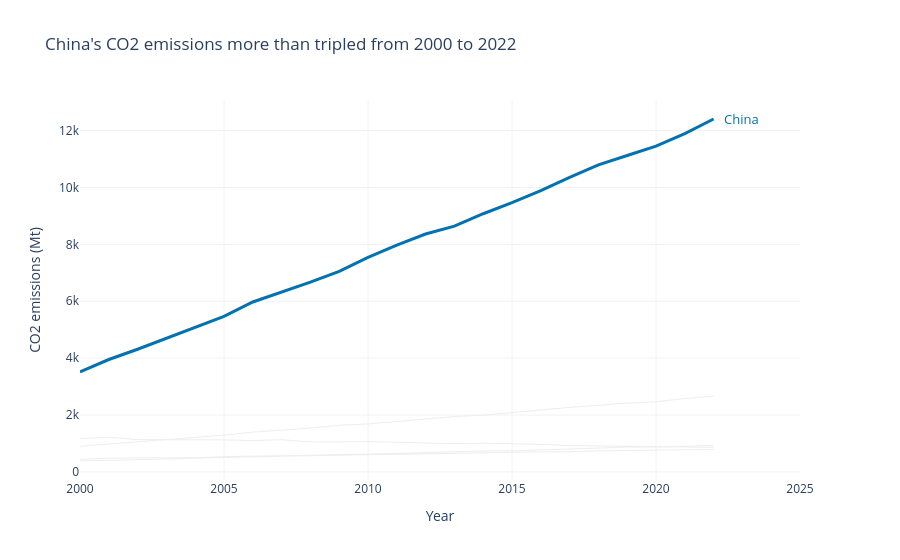

The cell this chart's notebook holds for it:
### Markdown cell above
---
## Task 2 — A line chart showing CO2 emissions over time for all Asian countries in the dataset, with one country highlighted.

**same requirements as Task1**

### Code cell
# Task — Multi-series line with highlight
# YOUR CODE HERE
asia_df = df[df["Region"] == "Asia"]
highlight_country = "China"
highlight_color = "#0072B2"

fig = go.Figure()

# Draw all other Asian countries in grey
for country in asia_df["Country"].unique():
    if country == highlight_country:
        continue

    country_data = asia_df[asia_df["Country"] == country].sort_values("Year")
    fig.add_trace(go.Scatter(
        x=country_data["Year"],
        y=country_data["CO2_Mt"],
        mode="lines",
        line=dict(color="#EEEEEE", width=1),
        showlegend=False,
        hovertemplate=(
            f"{country}<br>Year: %{{x}}"
            "<br>CO2 emissions: %{y:,.0f} Mt<extra></extra>"
        ),
    ))

# Draw China in colour on top
highlighted = (
    asia_df[asia_df["Country"] == highlight_country]
    .sort_values("Year")
)

fig.add_trace(go.Scatter(
    x=highlighted["Year"],
    y=highlighted["CO2_Mt"],
    mode="lines",
    line=dict(color=highlight_color, width=3),
    showlegend=False,
    hovertemplate=(
        "China<br>Year: %{x}"
        "<br>CO2 emissions: %{y:,.0f} Mt<extra></extra>"
    ),
))

# Label China at the end of its line
fig.add_annotation(
    x=highlighted["Year"].iloc[-1],
    y=highlighted["CO2_Mt"].iloc[-1],
    text=highlight_country,
    showarrow=False,
    xshift=8,
    xanchor="left",
    font=dict(color=highlight_color, size=13),
)

fig.update_layout(
    title="China's CO2 emissions more than tripled from 2000 to 2022",
    xaxis_title="Year",
    yaxis_title="CO2 emissions (Mt)",
    template="plotly_white",
    showlegend=False,
    margin=dict(r=100),
)

fig.update_xaxes(
    range=[asia_df["Year"].min(), asia_df["Year"].max() + 3],
    showline=False,
    zeroline=False,
    gridcolor="#F2F2F2",
)
fig.update_yaxes(
    showline=False,
    zeroline=False,
    gridcolor="#F2F2F2",
)

fig.show()

### Figure 1 — Plotly figure (JSON) as saved in the notebook; plotly's stock layout.template omitted (floating-point values rounded to 4 significant figures)
{"data": [{"hovertemplate": "India<br>Year: %{x}<br>CO2 emissions: %{y:,.0f} Mt<extra></extra>", "line": {"color": "#EEEEEE", "width": 1}, "mode": "lines", "showlegend": false, "type": "scatter", "x": [2000, 2001, 2002, 2003, 2004, 2005, 2006, 2007, 2008, 2009, 2010, 2011, 2012, 2013, 2014, 2015, 2016, 2017, 2018, 2019, 2020, 2021, 2022], "y": [901.6, 974.6, 1056.0, 1146.0, 1205.0, 1291.0, 1396.0, 1466.0, 1542.0, 1637.0, 1687.0, 1774.0, 1865.0, 1945.0, 1994.0, 2092.0, 2177.0, 2267.0, 2345.0, 2419.0, 2466.0, 2580.0, 2661.0]}, {"hovertemplate": "Japan<br>Year: %{x}<br>CO2 emissions: %{y:,.0f} Mt<extra></extra>", "line": {"color": "#EEEEEE", "width": 1}, "mode": "lines", "showlegend": false, "type": "scatter", "x": [2000, 2001, 2002, 2003, 2004, 2005, 2006, 2007, 2008, 2009, 2010, 2011, 2012, 2013, 2014, 2015, 2016, 2017, 2018, 2019, 2020, 2021, 2022], "y": [1166.0, 1220.0, 1136.0, 1131.0, 1151.0, 1127.0, 1101.0, 1133.0, 1050.0, 1061.0, 1064.0, 1042.0, 1005.0, 990.9, 1010.0, 996.6, 967.4, 925.1, 916.6, 914.5, 902.8, 898.1, 865.1]}, {"hovertemplate": "South Korea<br>Year: %{x}<br>CO2 emissions: %{y:,.0f} Mt<extra></extra>", "line": {"color": "#EEEEEE", "width": 1}, "mode": "lines", "showlegend": false, "type": "scatter", "x": [2000, 2001, 2002, 2003, 2004, 2005, 2006, 2007, 2008, 2009, 2010, 2011, 2012, 2013, 2014, 2015, 2016, 2017, 2018, 2019, 2020, 2021, 2022], "y": [438.1, 481.5, 490.6, 490.8, 494.6, 537.2, 539.0, 566.1, 570.0, 585.4, 595.9, 620.6, 631.1, 649.6, 646.2, 686.5, 704.0, 706.0, 738.5, 750.8, 755.8, 777.3, 789.5]}, {"hovertemplate": "Indonesia<br>Year: %{x}<br>CO2 emissions: %{y:,.0f} Mt<extra></extra>", "line": {"color": "#EEEEEE", "width": 1}, "mode": "lines", "showlegend": false, "type": "scatter", "x": [2000, 2001, 2002, 2003, 2004, 2005, 2006, 2007, 2008, 2009, 2010, 2011, 2012, 2013, 2014, 2015, 2016, 2017, 2018, 2019, 2020, 2021, 2022], "y": [382.8, 400.4, 430.7, 453.8, 482.6, 501.9, 533.0, 551.8, 586.6, 602.5, 614.5, 647.3, 680.1, 717.7, 736.3, 738.2, 768.8, 813.7, 834.8, 872.3, 876.5, 898.5, 930.5]}, {"hovertemplate": "China<br>Year: %{x}<br>CO2 emissions: %{y:,.0f} Mt<extra></extra>", "line": {"color": "#0072B2", "width": 3}, "mode": "lines", "showlegend": false, "type": "scatter", "x": [2000, 2001, 2002, 2003, 2004, 2005, 2006, 2007, 2008, 2009, 2010, 2011, 2012, 2013, 2014, 2015, 2016, 2017, 2018, 2019, 2020, 2021, 2022], "y": [3514.0, 3952.0, 4312.0, 4692.0, 5079.0, 5468.0, 5974.0, 6323.0, 6673.0, 7053.0, 7543.0, 7972.0, 8365.0, 8641.0, 9078.0, 9466.0, 9887.0, 10360.0, 10790.0, 11130.0, 11450.0, 11900.0, 12410.0]}], "layout": {"annotations": [{"font": {"color": "#0072B2", "size": 13}, "showarrow": false, "text": "China", "x": 2022, "xanchor": "left", "xshift": 8, "y": 12410.0}], "margin": {"r": 100}, "showlegend": false, "title": {"text": "China's CO2 emissions more than tripled from 2000 to 2022"}, "xaxis": {"gridcolor": "#F2F2F2", "range": [2000, 2025], "showline": false, "title": {"text": "Year"}, "zeroline": false}, "yaxis": {"gridcolor": "#F2F2F2", "showline": false, "title": {"text": "CO2 emissions (Mt)"}, "zeroline": false}}}
